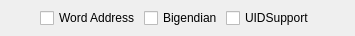
       <widget class="QWidget" name="widget_17" native="true">
        <property name="minimumSize">
         <size>
          <width>0</width>
          <height>36</height>
         </size>
        </property>
        <property name="maximumSize">
         <size>
          <width>16777215</width>
          <height>36</height>
         </size>
        </property>
        <layout class="QHBoxLayout" name="horizontalLayout_21">
         <property name="spacing">
          <number>3</number>
         </property>
         <property name="leftMargin">
          <number>0</number>
         </property>
         <property name="topMargin">
          <number>0</number>
         </property>
         <property name="rightMargin">
          <number>0</number>
         </property>
         <property name="bottomMargin">
          <number>0</number>
         </property>
         <item>
          <spacer name="horizontalSpacer_17">
           <property name="orientation">
            <enum>Qt::Horizontal</enum>
           </property>
           <property name="sizeHint" stdset="0">
            <size>
             <width>40</width>
             <height>20</height>
            </size>
           </property>
          </spacer>
         </item>
         <item>
          <widget class="QCheckBox" name="wordaddressCheck">
           <property name="text">
            <string>Word Address</string>
           </property>
          </widget>
         </item>
         <item>
          <widget class="QCheckBox" name="BigendianCheck">
           <property name="text">
            <string>Bigendian</string>
           </property>
          </widget>
         </item>
         <item>
          <widget class="QCheckBox" name="UIDSupportCheck">
           <property name="text">
            <string>UIDSupport</string>
           </property>
          </widget>
         </item>
         <item>
          <spacer name="horizontalSpacer_16">
           <property name="orientation">
            <enum>Qt::Horizontal</enum>
           </property>
           <property name="sizeHint" stdset="0">
            <size>
             <width>40</width>
             <height>20</height>
            </size>
           </property>
          </spacer>
         </item>
        </layout>
       </widget>
